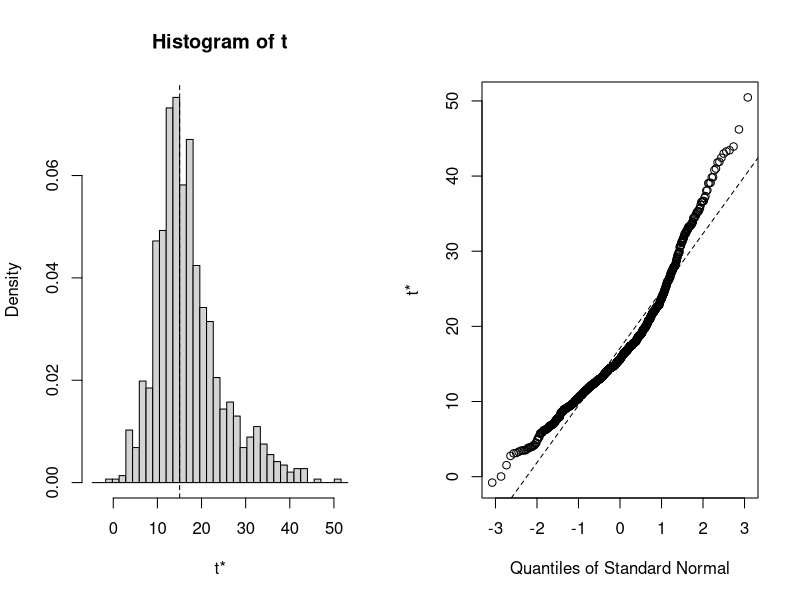
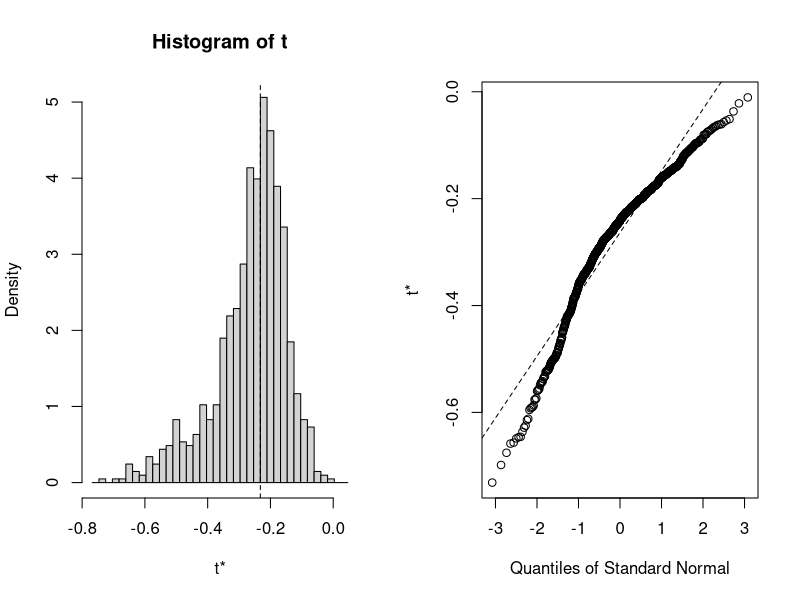
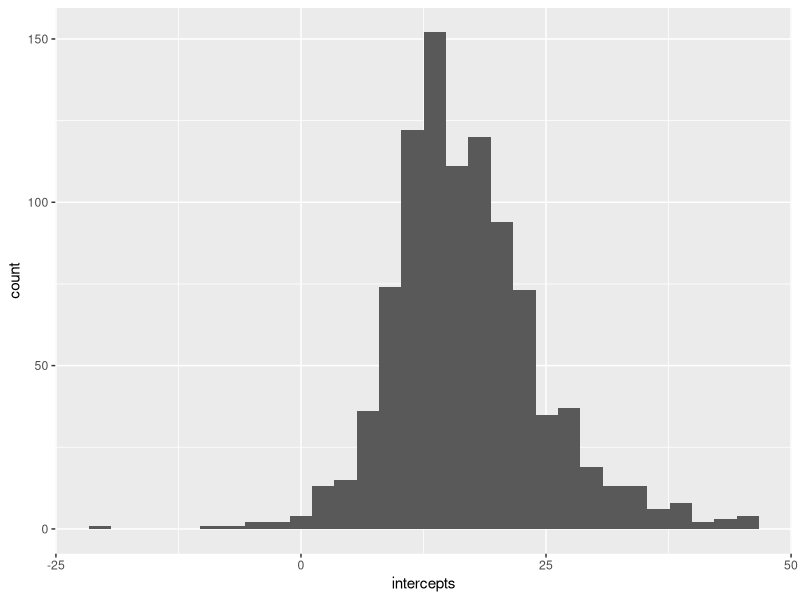
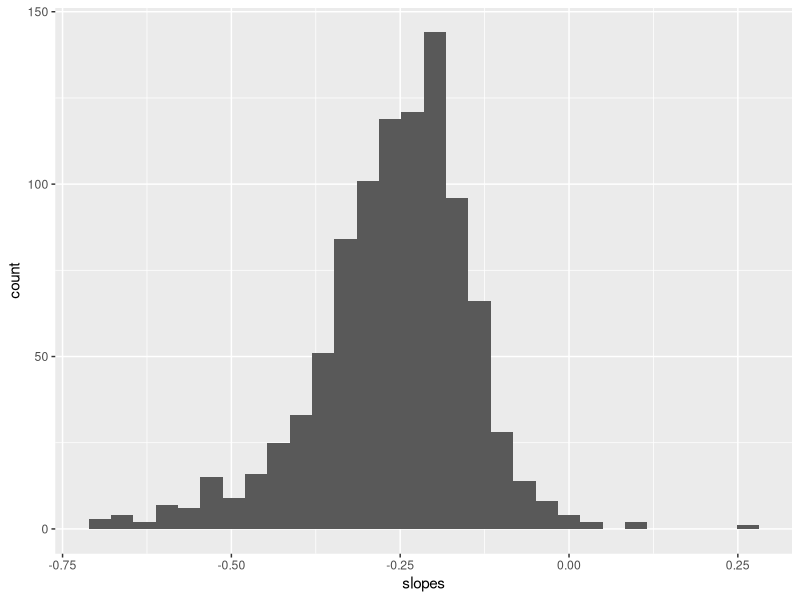

Generate these figures, in order, with R: (Note: this script raises an error after producing the figures.)
## ---- chunk 1
library(tidyverse)
library(patchwork)
## ---- chunk 2
setwd("~/source_code/W271_Lab1")
oring_df <- read_csv("./data/raw/challenger.csv")
oring_df$failure <- oring_df$O.ring
oring_df$failure[oring_df$failure >0] <- 1
oring_df$failure <-factor(oring_df$failure, levels = c(0,1))
## ---- chunk 3
model_zero <- glm(formula=failure~Temp, family=binomial(), data=oring_df)
summary(model_zero)
## ---- chunk 4
set.seed(123)
if (!"boot" %in% rownames(installed.packages())) {
  install.packages("boot")
}
library(boot)

bs <- function(formula, data, indices) {
  d <- data[indices,] # allows boot to select sample
  fit <- glm(formula, family=binomial(), data=d)
  return(c(coef(fit), summary(fit)$deviance))
} 
## ---- chunk 5
# bootstrapping with 1000 replications
results <- boot(data=oring_df, statistic=bs,
   R=1000, formula=failure~Temp)
## ---- chunk 6
results$t <- results$t[results$t[,3] > 0.01,]
results$R <- nrow(results$t)
## ---- chunk 7
plot(results, index=1) # intercept
plot(results, index=2) # Temp
## ---- chunk 8
int.conf <- boot.ci(results, conf = 0.9, type="bca", index=1) # intercept
slope.conf <- boot.ci(results, conf = 0.9, type="bca", index=2) # Temp
## ---- chunk 9
temps <- seq(10,100)
int_var <-sum((results$t[,1]-results$t0[1])^2)/(results$R-1)
slope_var <-sum((results$t[,2]-results$t0[2])^2)/(results$R-1)

# For a given temperature, calculate predicted CI of logit.OR
# For this temp calculate OR
# Repear that for each temp
#odd.ratio.high
## ---- chunk 10
## Non-parametric bootstrap
intercepts <- vector()
slopes <- vector()
products <- vector()
idx_seq <- seq(1,23)
counter = 0

for (i in 1:1000){
  #run a model on a sample
  
  new_data = oring_df[sample(idx_seq, 23, replace = TRUE),]
  
  model_i <- glm(formula = failure ~ Temp, family = binomial(), data = new_data)
  if (model_i$deviance > 0.001) {
    counter = counter + 1
    intercepts[counter] <- model_i$coefficients[1]
    slopes[counter] <- model_i$coefficients[2]
    products[counter] <- model_i$coefficients[1]*model_i$coefficients[2]
  }
}

intercept_boot <- mean(intercepts) # bootstrap estimate of intercept
intercept_boot

intercept_boot_var <- var(intercepts) # standard errors of intercept
intercept_boot_var

slope_boot <- mean(slopes)# bootstrap estimate of slope
slope_boot

slope_boot_var <- var(slopes) # standard errors of slope
slope_boot_var

covar_boot <- mean(products) - slope_boot*intercept_boot # bootstrap estimate of covariance
covar_boot

bootstrap_df <- cbind.data.frame(intercepts, slopes)
## ---- chunk 11

ggplot(data = bootstrap_df) +
  aes(x = intercepts) +
  geom_histogram()

## ---- chunk 12

ggplot(data = bootstrap_df) +
  aes(x = slopes) +
  geom_histogram()

## ---- chunk 13

## Non-parametric bootstrap
intercepts <- vector()
slopes <- vector()
products <- vector()
idx_seq <- seq(1,23)
counter = 0

for (i in 1:1000){
  new_data = oring_df[sample(idx_seq, 23, replace = TRUE),]
  
  model_i <- glm(formula = failure ~ Temp, family = binomial(), data = new_data)
  if (model_i$deviance > 0.001) {
    counter = counter + 1
    intercepts[counter] <- model_i$coefficients[1]
    slopes[counter] <- model_i$coefficients[2]
    products[counter] <- model_i$coefficients[1]*model_i$coefficients[2]
  }
}

theta_star <- vector()
for (i in 1:1000){ 
  theta_star[i] <- mean()
  
    intercepts[counter] <- rnorm(length(df),mean = 3617.7 ,sd = 464.6)
    slopes[counter] <- model_i$coefficients[2]

  }
## ---- chunk 14

temps <- seq(10, 100)

logit <- intercept_boot + temps*slope_boot
odds <- exp(logit)
boot_pi <- odds/(1+odds)

logit_lower <- logit - 1.96*sqrt(intercept_boot_var + slope_boot_var*temps^2  )
odds_lower <- exp(logit_lower)
boot_pi_lower <- odds_lower/(1+odds_lower)

logit_upper <- logit + 1.96*sqrt(intercept_boot_var + 2* covar_boot * temps + slope_boot_var*temps^2  )
odds_upper <- exp(logit_upper)
boot_pi_upper <- odds_upper/(1+odds_upper)


infer_df = cbind.data.frame(temps, boot_pi, boot_pi_lower, boot_pi_upper)
infer_df

## ---- chunk 15

temps <- seq(10, 100)
modeled_pi <- vector()
counter = 0

for (temp in 10:100){
  counter = counter+1
  Temp <- temp
  modeled_pi[counter] <- predict(model_zero, newdata = data.frame(Temp), type = "response")
}

infer_df = cbind(infer_df, modeled_pi)
## ---- chunk 16

ggplot(data = infer_df) +
  aes(x = temps, y = boot_pi) +
  geom_line()

